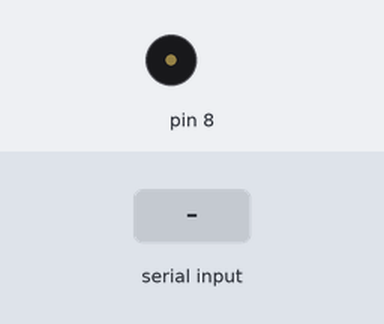
A sketch run on a simulated Arduino Uno, built with avr-gcc and run on an emulated ATmega328P. Shown: buzzer (waves = sounding). The test bench sets the inputs (shaded band).

Above: at 1.2 s.
1.3 s: "a" received over Serial
At 2.3 s:
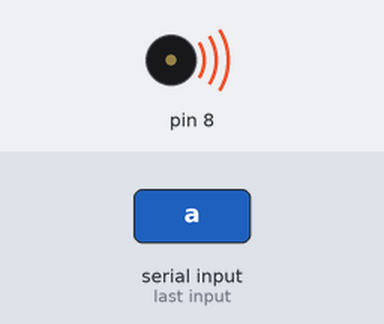
4.3 s: "s" received over Serial
At 7.1 s:
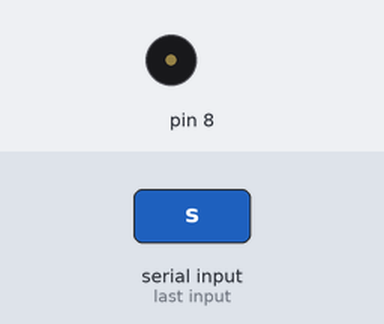
7.3 s: "d" received over Serial
At 8.1 s:
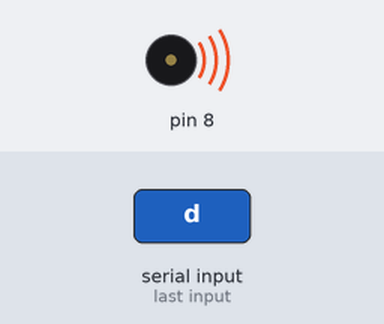
Timing chart, 0 to 10.8 s (numbered marks = the images above; inputs shaded):
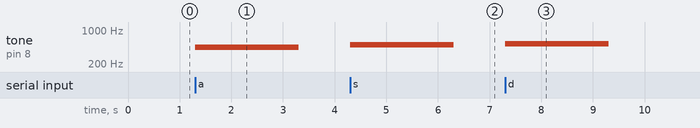

Measured:
- after the input at 1.3 s, tone on pin 8: silent → 440 Hz at once, → silent 2.0 s later
- after the input at 4.3 s, tone on pin 8: silent → 493 Hz at once, → silent 2.0 s later
- after the input at 7.3 s, tone on pin 8: silent → 523 Hz at once, → silent 2.0 s later

The sketch:

sketch_may02c.ino
```cpp
void setup() {
  // put your setup code here, to run once:
  pinMode(8, OUTPUT);
  Serial.begin(9600);
}

void loop() {
  // put your main code here, to run repeatedly:
  switch(Serial.read()) {
    case 'a':
       tone(8, 440, 2000);
       break;
    case 's':
       tone(8, 493.88, 2000);
       break;
    case 'd':
       tone(8, 523.25, 2000);
       break;
    case 'f':
       tone(8, 587.33, 2000);
       break;
    case 'g':
       tone(8, 659.25, 2000);
       break;
    case 'h':
       tone(8, 698.46, 2000);
       break;
    case 'j':
       tone(8, 783.99, 2000);
       break;
    case 'k':
       tone(8, 880, 2000);
       break;
    case 'l':
       tone(8, 987.77, 2000);
       break;
  }
}
```
